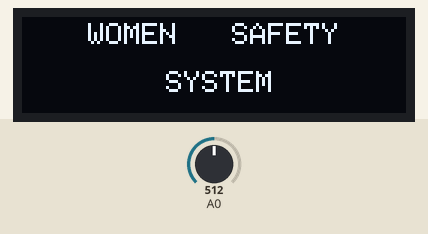
The sketch below on a simulated ESP8266 (NodeMCU). On the bench: 128×32 one-colour display. The test bench sets the inputs (shaded band); at power-on: A0 = 512. WiFi joins after 1.5 s; servers stay silent unless stated; uploads are accepted with an empty reply; what the sketch prints to the serial monitor is not drawn.

Above: at 2.6 s.
At 7.7 s:
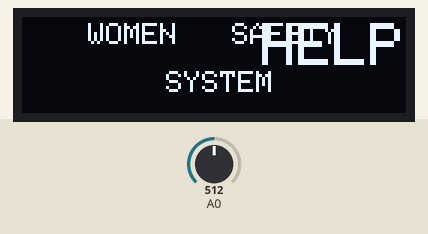
7.8 s: A0 set to 339
18.3 s: A0 set to 317
At 28.4 s:
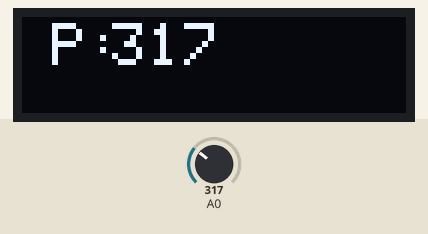
28.7 s: A0 set to 340
At 30.0 s:
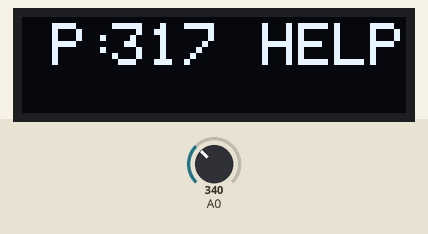
Timing chart, 0 to 31.7 s (numbered marks = the images above; inputs shaded):
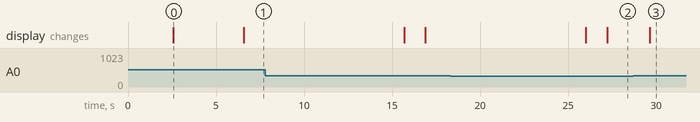

Measured:
- the behaviour switches between 331 and 330 on A0 (found by bisection; images 1 and 2)
- after the input at 28.7 s, the display: changes after 0.95 s (image 3)
- what the display in image 0 shows lasts 4.0 s, from 2.6 s to 6.6 s

The sketch:

women_safety_code.ino
```cpp
#include <ESP8266WiFi.h>
#include <ESP8266HTTPClient.h>
#include <WiFiClient.h>
#include <SoftwareSerial.h>
#include <Wire.h>
#include <SPI.h>
#include <Wire.h>
#include <Adafruit_GFX.h>
#include <Adafruit_SSD1306.h>
#define SCREEN_WIDTH 128 // OLED display width, in pixels
#define SCREEN_HEIGHT 32 // OLED display height, in pixels
#define OLED_RESET     -1 // Reset pin # (or -1 if sharing Arduino reset pin)
#define SCREEN_ADDRESS 0x3C ///< See datasheet for Address; 0x3D for 128x64, 0x3C for 128x32

Adafruit_SSD1306 display(SCREEN_WIDTH, SCREEN_HEIGHT, &Wire, OLED_RESET);
const char* ssid     = "iot";
const char* password = "12345678";
const char* serverName = "http://iotcloud22.in/2953_women_safety/post_value.php";
WiFiClient client;
HTTPClient http;
int updates;
int failedUpdates;
int pos;
int stringplace = 0;


String timeUp;
String nmea[15];
String labels[12] {"Time: ", "Status: ", "Latitude: ", "Hemisphere: ", "Longitude: ", "Hemisphere: ", "Speed: ", "Track Angle: ", "Date: "};

String ch;
String lat = "13.07373";
String lon = "80.26040";
int force;
void setup() {
  pinMode(A0, INPUT);
  Serial.begin(9600);
  if (!display.begin(SSD1306_SWITCHCAPVCC, SCREEN_ADDRESS)) {
    Serial.println(F("SSD1306 allocation failed"));
    for (;;);
  }
  display.clearDisplay();
  display.display();
  WiFi.begin(ssid, password);
  Serial.println("Connecting");
  while (WiFi.status() != WL_CONNECTED) {
    delay(500);
    Serial.print(".");
  }
  Serial.println("");
  Serial.print("Connected to WiFi network with IP Address: ");
  Serial.println(WiFi.localIP());

  delay(1000);
  testdrawstyles();
}
void loop() {
  force = analogRead(A0);
  Serial.println(force);

  if (force > 330) {
    //display.clearDisplay();
    display.setTextSize(2);             // Normal 1:1 pixel scale
    display.setTextColor(SSD1306_WHITE);        // Draw white text
    // display.clearDisplay();
    display.setCursor(80, 2);
    display.println("HELP");
    display.display();
    sendsms();
    delay(100);
  }
  display.clearDisplay();
  display.setTextSize(2);             // Normal 1:1 pixel scale
  display.setTextColor(SSD1306_WHITE);        // Draw white text
  //  display.clearDisplay();
  display.setCursor(10, 2);
  display.println(F("P:"));
  display.setCursor(30, 2);
  display.println(force);
  //  display.setCursor(30, 18);
  //  display.println(F("   SYSTEM  "));
  display.display();
  delay(500);
  sending_to_db();
}
void testdrawstyles(void) {
  display.clearDisplay();
  display.setTextSize(1);             // Normal 1:1 pixel scale
  display.setTextColor(SSD1306_WHITE);        // Draw white text
  display.clearDisplay();
  display.setCursor(10, 2);
  display.println(F("  WOMEN   SAFETY"));
  display.setCursor(30, 18);
  display.println(F("   SYSTEM  "));
  display.display();
  delay(4000);
}
void gps()
{
  //  Serial.flush();
  Serial.read();
  if (Serial.find("$GPRMC,")) {
    String Msg = Serial.readStringUntil('\n');
    Serial.println(Msg);
    for (int i = 0; i < Msg.length(); i++) {
      if (Msg.substring(i, i + 1) == ",") {
        nmea[pos] = Msg.substring(stringplace, i);
        stringplace = i + 1;
        pos++;
      }
      if (i == Msg.length() - 1) {
        nmea[pos] = Msg.substring(stringplace, i);
      }
    }
    updates++;
    nmea[2] = ConvertLat();
    nmea[4] = ConvertLng();
    //for (int i = 0; i < 9; i++) {
    /*Serial.print(labels[0]);
      Serial.print(nmea[0]);
      Serial.print(labels[8]);
      Serial.println(nmea[8]);*/
    Serial.print("https://maps.google.com/maps?f=q&q=");
    Serial.print(nmea[2]);
    Serial.print(",");
    Serial.println(nmea[4]);

    int lat1 = nmea[2].toInt();
    if (lat1 > 0) {
      Serial.println("new data");
      lat = nmea[2];
      lon = nmea[4];
    }
    else {
      Serial.println("old data");

    }
    Serial.println("");
    //}

  }
  else {

    failedUpdates++;

  }
  stringplace = 0;
  pos = 0;
}

String ConvertLat() {
  String posneg = "";
  if (nmea[3] == "S") {
    posneg = "-";
  }
  String latfirst;
  float latsecond;
  for (int i = 0; i < nmea[2].length(); i++) {
    if (nmea[2].substring(i, i + 1) == ".") {
      latfirst = nmea[2].substring(0, i - 2);
      latsecond = nmea[2].substring(i - 2).toFloat();
    }
  }
  latsecond = latsecond / 60;
  String CalcLat = "";

  char charVal[9];
  dtostrf(latsecond, 4, 6, charVal);
  for (int i = 0; i < sizeof(charVal); i++)
  {
    CalcLat += charVal[i];
  }
  latfirst += CalcLat.substring(1);
  latfirst = posneg += latfirst;
  return latfirst;
}

String ConvertLng()
{
  String posneg = "";
  if (nmea[5] == "W") {
    posneg = "-";
  }
  String lngfirst;
  float lngsecond;
  for (int i = 0; i < nmea[4].length(); i++) {
    if (nmea[4].substring(i, i + 1) == ".") {
      lngfirst = nmea[4].substring(0, i - 2);
      //Serial.println(lngfirst);
      lngsecond = nmea[4].substring(i - 2).toFloat();
      //Serial.println(lngsecond);
    }
  }
  lngsecond = lngsecond / 60;
  String CalcLng = "";
  char charVal[9];
  dtostrf(lngsecond, 4, 6, charVal);
  for (int i = 0; i < sizeof(charVal); i++)
  {
    CalcLng += charVal[i];
  }
  lngfirst += CalcLng.substring(1);
  lngfirst = posneg += lngfirst;
  return lngfirst;
}

void sending_to_db()
{
  if (WiFi.status() == WL_CONNECTED)
  {

    http.begin(client, serverName);
    http.addHeader("Content-Type", "application/x-www-form-urlencoded");

    String httpRequestData = "&value1=" + String(force) + "&value2=" + String(lat) + "&value3=" + String(lon) +   "";
    //    Serial.print("httpRequestData: ");
    //    Serial.println(httpRequestData);
    int httpResponseCode = http.POST(httpRequestData);
    if (httpResponseCode > 0) {
      Serial.print("HTTP Response code: ");
      Serial.println(httpResponseCode);
    }
    else {
      Serial.print("Error code: ");
      Serial.println(httpResponseCode);
    }
    http.end();
  }
  else {
    Serial.println("WiFi Disconnected");
  }

  delay(500);


}
void sendsms()
{
  gps();
  +
  Serial.println("AT\r");
  delay(1000);
  Serial.println("AT+CMGF=1\r");
  delay(1000);
  Serial.println("AT+CMGS=\"+919344594021\"\r");
  delay(1000);
  Serial.println("***SOS EMERGENCY***");
  Serial.println("please help");
  delay(3000);
  Serial.println((char)26);
  delay(2000);
}
```
